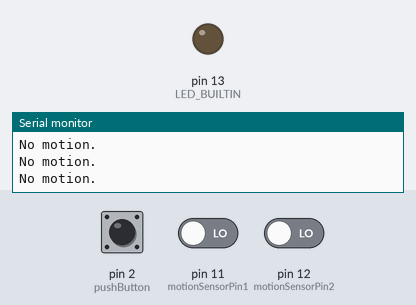
This sketch was run on a simulated Arduino Uno, built with avr-gcc and run on an emulated ATmega328P. Shown: output pins drawn as LEDs (lit = HIGH), the last lines printed to the serial monitor. Dashed ring = blinking. The inputs (shaded band) are chosen by the test bench; at power-on: pin 2 (pushButton) HIGH, pin 11 (motionSensorPin1) LOW, pin 12 (motionSensorPin2) LOW.

Above: at 1.2 s.
1.3 s: pin 2 (pushButton) pulled LOW for 0.25 s
At 1.47 s:
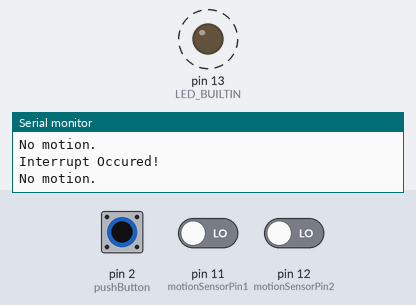
3.1 s: pin 2 (pushButton) pulled LOW for 3.2 s
At 6.35 s:
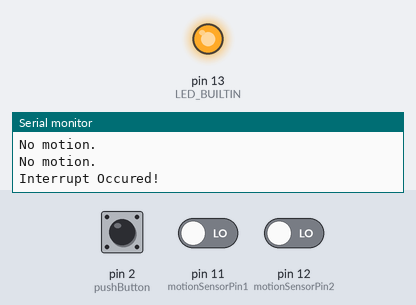
7.9 s: pin 11 (motionSensorPin1) driven HIGH and pin 12 (motionSensorPin2) driven HIGH
At 8.6 s:
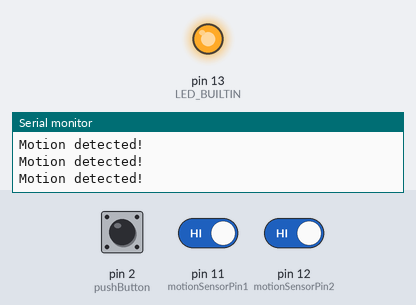
9.9 s: pin 11 (motionSensorPin1) driven LOW
At 11.4 s:
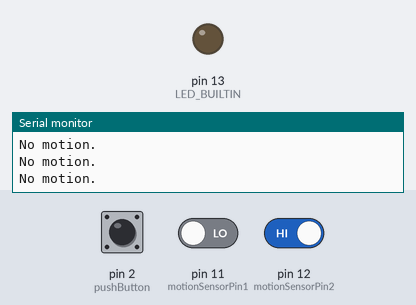
Timing chart, 0 to 12.5 s (numbered marks = the images above; inputs shaded):
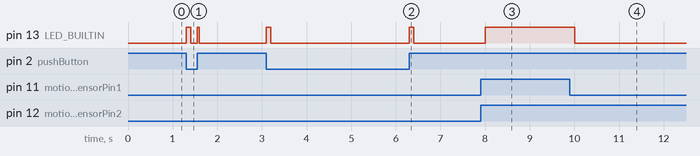

The sketch:

Task1.3.ino
```cpp
// Define the pin connected to the motion sensor
const int motionSensorPin1 = 11;
const int motionSensorPin2 = 12;
const int pushButton = 2;
int LED = LOW;

void setup() {
    Serial.begin(9600);

    // Set the motion sensor pin as input
    pinMode(motionSensorPin1, INPUT);
    pinMode(motionSensorPin2, INPUT);

    // Initialize the built-in LED pin as an output
    pinMode(LED_BUILTIN, OUTPUT);

    // Initialising the button input
    pinMode(pushButton, INPUT_PULLUP);

    // Interrupt
    attachInterrupt(digitalPinToInterrupt(pushButton), InterruptFunc, CHANGE);
}

void loop() {
    int sensorState1 = digitalRead(motionSensorPin1);
    int sensorState2 = digitalRead(motionSensorPin2);

    if (sensorState1 == HIGH && sensorState2 == HIGH) {
        // Motion detected
        Serial.println("Motion detected!");
        digitalWrite(LED_BUILTIN, HIGH);  // Turn on the built-in LED
      LED = HIGH;
    } else {
        // No motion detected
        Serial.println("No motion.");
        digitalWrite(LED_BUILTIN, LOW);   // Turn off the built-in LED
      LED = LOW;
    }

    // Wait for a short period before reading again
    delay(200);
}

void InterruptFunc() {
  // Toggle the LED state
  digitalWrite(LED_BUILTIN, !LED);
  Serial.println("Interrupt Occured!");
  delay(200);
}
```

Measured:
- after the input at 1.3 s, pin 13 (LED_BUILTIN): alternates HIGH for 0.08 s and LOW for 0.15 s, 4 changes in all, then stays LOW, starting at once
- after the input at 3.1 s, pin 13 (LED_BUILTIN): alternates HIGH for 0.10 s and LOW for 3.1 s, starting at once
- after the input at 7.9 s, pin 13 (LED_BUILTIN): LOW → HIGH after 0.11 s
- after the input at 9.9 s, pin 13 (LED_BUILTIN): HIGH → LOW after 0.11 s
